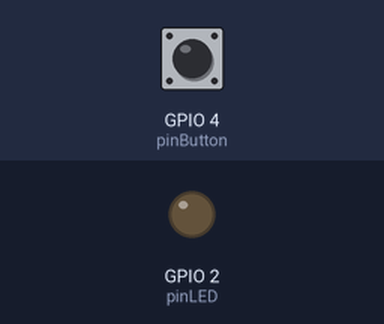
This sketch was run on a simulated ESP32. Shown: output pins drawn as LEDs (lit = HIGH). The test bench sets the inputs (shaded band); at power-on: GPIO 4 (pinButton) HIGH.

Above: at 1.2 s.
1.3 s: GPIO 4 (pinButton) pulled LOW for 0.15 s
At 1.37 s:
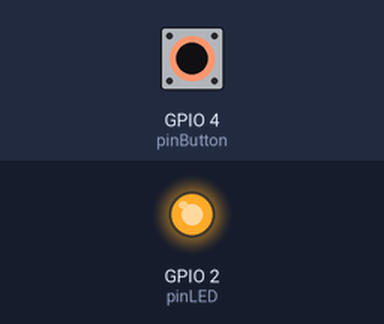
2.9 s: GPIO 4 (pinButton) pulled LOW for 3.2 s
At 6.4 s:
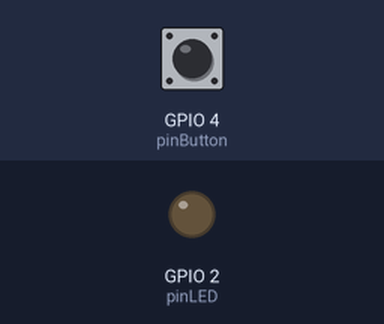
Timing chart, 0 to 7.9 s (numbered marks = the images above; inputs shaded):
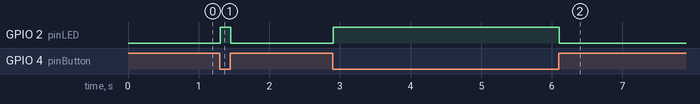

The sketch:

kode-02-button-led-langsung.ino
```cpp
/*
  ===================================================================
  PRAKTIKUM 2A: BUTTON KONTROL LED (Kontrol Langsung)
  ===================================================================

  Deskripsi:
  LED akan menyala selama tombol ditekan, dan mati saat tombol
  dilepas. Ini adalah kontrol langsung/realtime.

  Komponen yang Dibutuhkan:
  - 1x ESP32 Development Board
  - 1x LED (warna bebas)
  - 1x Push Button
  - 1x Resistor 220 ohm (untuk LED)
  - Kabel jumper
  - 1x Breadboard

  Koneksi Rangkaian:
  ESP32 GPIO2 ---> LED (+) ---> Resistor 220Ω ---> ESP32 GND
  ESP32 GPIO4 ---> Push Button ---> ESP32 GND

  Catatan: Kita menggunakan INTERNAL PULL-UP resistor ESP32,
  jadi tidak perlu resistor eksternal untuk button.

  Dibuat untuk: Mata Kuliah Bangunan Cerdas
  Instruktur: Anton Prafanto
  ===================================================================
*/

// ===== DEKLARASI PIN =====
int pinLED = 2;      // Pin untuk LED
int pinButton = 4;   // Pin untuk Push Button

// ===== FUNGSI SETUP =====
void setup() {
  // Set LED sebagai OUTPUT (kita kontrol LED)
  pinMode(pinLED, OUTPUT);

  // Set Button sebagai INPUT dengan PULL-UP internal
  pinMode(pinButton, INPUT_PULLUP);
  // INPUT_PULLUP artinya:
  // - Pin akan HIGH (3.3V) secara default (tidak ditekan)
  // - Pin akan LOW (0V) saat button ditekan (terhubung ke GND)

  // Matikan LED di awal program
  digitalWrite(pinLED, LOW);
}

// ===== FUNGSI LOOP =====
void loop() {

  // LANGKAH 1: Baca status button
  int statusButton = digitalRead(pinButton);
  // digitalRead() membaca sinyal digital dari pin
  // Hasilnya: HIGH (tidak ditekan) atau LOW (ditekan)

  // LANGKAH 2: Cek kondisi button dan kontrol LED
  if (statusButton == LOW) {
    // Kondisi: Button DITEKAN (LOW karena terhubung ke GND)
    digitalWrite(pinLED, HIGH);  // Nyalakan LED
  }
  else {
    // Kondisi: Button TIDAK DITEKAN (HIGH karena pull-up)
    digitalWrite(pinLED, LOW);   // Matikan LED
  }

  // LANGKAH 3: Delay kecil untuk stabilitas pembacaan
  delay(10);
  // Delay kecil ini mencegah pembacaan yang terlalu cepat
  // dan membantu stabilitas sistem
}

/*
  ===================================================================
  PENJELASAN KONSEP:
  ===================================================================

  1. INPUT_PULLUP:
     - Mengaktifkan resistor pull-up internal ESP32 (biasanya 45kΩ)
     - Membuat pin bernilai HIGH secara default
     - Saat button ditekan, pin terhubung ke GND → jadi LOW
     - Keuntungan: Tidak perlu resistor eksternal

  2. LOGIKA TERBALIK:
     - Button ditekan = LOW (bukan HIGH)
     - Button tidak ditekan = HIGH (bukan LOW)
     - Ini karena kita pakai pull-up
     - Alternatif: pakai INPUT dengan pull-down (perlu resistor eksternal)

  3. digitalRead():
     - Membaca nilai digital dari pin INPUT
     - Mengembalikan HIGH atau LOW
     - Hasil bisa disimpan dalam variabel

  4. IF-ELSE:
     - Struktur kontrol untuk membuat keputusan
     - if (kondisi) { jalankan jika true }
     - else { jalankan jika false }

  5. KONTROL REALTIME:
     - Respon langsung: tekan → nyala, lepas → mati
     - Tidak ada penyimpanan status
     - Cocok untuk: lampu tangga, lampu kulkas, dll

  ===================================================================
  DIAGRAM ALIR (FLOWCHART):
  ===================================================================

  START
    ↓
  Setup pin LED dan Button
    ↓
  ┌─────────────────┐
  │  LOOP FOREVER   │
  └────────┬────────┘
           ↓
  Baca status button
           ↓
     Button ditekan? ──NO──→ Matikan LED
           │                      ↓
          YES                     │
           │                      │
     Nyalakan LED                 │
           │                      │
           └──────────────────────┘
                    ↓
               Delay 10ms
                    ↓
              (kembali ke loop)

  ===================================================================
  EKSPERIMEN YANG BISA DICOBA:
  ===================================================================

  1. Balik logika (button tekan = LED mati):
     if (statusButton == LOW) {
       digitalWrite(pinLED, LOW);   // Mati saat ditekan
     } else {
       digitalWrite(pinLED, HIGH);  // Nyala saat tidak ditekan
     }

  2. Tambah LED kedua yang logikanya berlawanan:
     int pinLED2 = 5;
     pinMode(pinLED2, OUTPUT);
     // Di loop:
     if (statusButton == LOW) {
       digitalWrite(pinLED, HIGH);
       digitalWrite(pinLED2, LOW);
     } else {
       digitalWrite(pinLED, LOW);
       digitalWrite(pinLED2, HIGH);
     }

  3. Gunakan Serial Monitor untuk debugging:
     // Tambah di setup():
     Serial.begin(115200);

     // Tambah di loop setelah digitalRead:
     Serial.print("Status Button: ");
     Serial.println(statusButton);

     // Buka Serial Monitor (Tools > Serial Monitor)
     // Lihat nilai button saat ditekan/dilepas

  4. Buat button dengan debouncing manual:
     if (statusButton == LOW) {
       delay(50);  // Tunggu bouncing selesai
       if (digitalRead(pinButton) == LOW) {  // Baca ulang
         digitalWrite(pinLED, HIGH);
       }
     }

  ===================================================================
  TROUBLESHOOTING:
  ===================================================================

  Masalah: LED selalu nyala/mati, tidak tergantung button
  Solusi:
  - Pastikan pinMode(pinButton, INPUT_PULLUP) ada di setup
  - Cek koneksi button ke GPIO4 dan GND
  - Test button dengan Serial Monitor
  - Coba ganti pin button

  Masalah: LED berkedip-kedip saat button ditekan
  Solusi:
  - Button mengalami bouncing (getaran mekanis)
  - Tambah delay(50) setelah digitalRead
  - Atau gunakan kapasitor 0.1uF paralel dengan button

  Masalah: Button tidak responsif
  Solusi:
  - Pastikan button terpasang dengan benar di breadboard
  - Button 4 kaki: pastikan pakai kaki yang benar
  - Test dengan multimeter (continuity test)

  Masalah: LED redup saat button ditekan
  Solusi:
  - Cek resistor (harus 220Ω, bukan 10KΩ)
  - Cek koneksi jumper (mungkin longgar)

  ===================================================================
  APLIKASI DALAM BANGUNAN CERDAS:
  ===================================================================

  Konsep ini digunakan dalam:
  1. Lampu tangga darurat (tekan saat listrik mati)
  2. Lampu lemari/kulkas (switch di engsel pintu)
  3. Panic button (tombol darurat)
  4. Manual override untuk sistem otomatis
  5. Switch mode manual/otomatis

  ===================================================================
*/
```

Measured:
- after the input at 1.3 s, GPIO 2 (pinLED): LOW → HIGH at once, → LOW 0.15 s later
- after the input at 2.9 s, GPIO 2 (pinLED): LOW → HIGH at once, → LOW 3.2 s later
